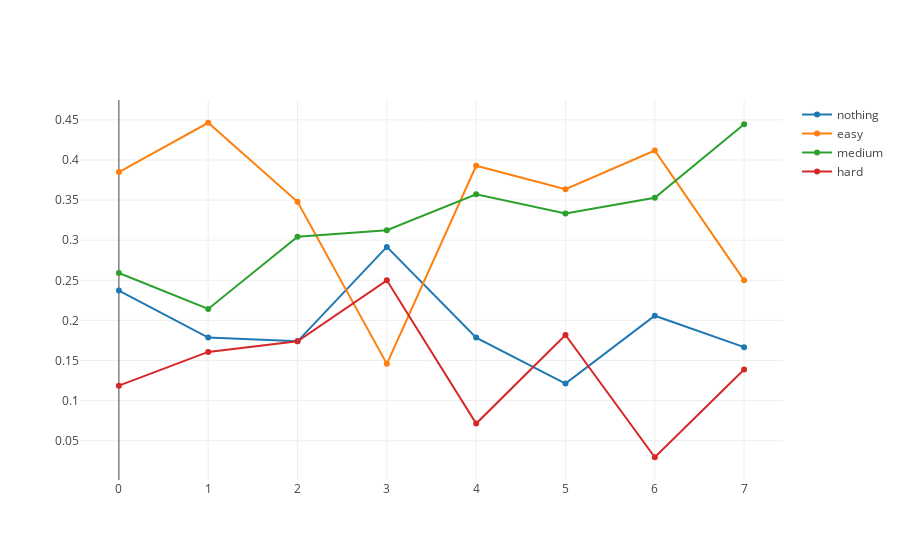

Notebook code for this chart:
### Markdown cell above
Now if we look at difficulty chosen over time, it looks stable

### Code cell
from cost_utils_libs import plot_difficulty_chosen_since_first_impression_per_week
plot_difficulty_chosen_since_first_impression_per_week()

### Figure 1 — Plotly figure (JSON) as saved in the notebook; plotly's stock layout.template omitted (floating-point values rounded to 4 significant figures)
{"data": [{"name": "nothing", "type": "scatter", "uid": "cb0992f1-16f3-4d77-8999-0b9574762b9a", "x": [0, 1, 2, 3, 4, 5, 6, 7], "y": [0.2373, 0.1786, 0.1739, 0.2917, 0.1786, 0.1212, 0.2059, 0.1667]}, {"name": "easy", "type": "scatter", "uid": "d34bf984-a055-4829-b87f-51dcd0c3fcac", "x": [0, 1, 2, 3, 4, 5, 6, 7], "y": [0.385, 0.4464, 0.3478, 0.1458, 0.3929, 0.3636, 0.4118, 0.25]}, {"name": "medium", "type": "scatter", "uid": "a9eb6901-795f-4134-87c1-6e52acccff13", "x": [0, 1, 2, 3, 4, 5, 6, 7], "y": [0.2591, 0.2143, 0.3043, 0.3125, 0.3571, 0.3333, 0.3529, 0.4444]}, {"name": "hard", "type": "scatter", "uid": "62523897-465b-4e0f-93ff-951919ee24ac", "x": [0, 1, 2, 3, 4, 5, 6, 7], "y": [0.1186, 0.1607, 0.1739, 0.25, 0.07143, 0.1818, 0.02941, 0.1389]}], "layout": {}}
